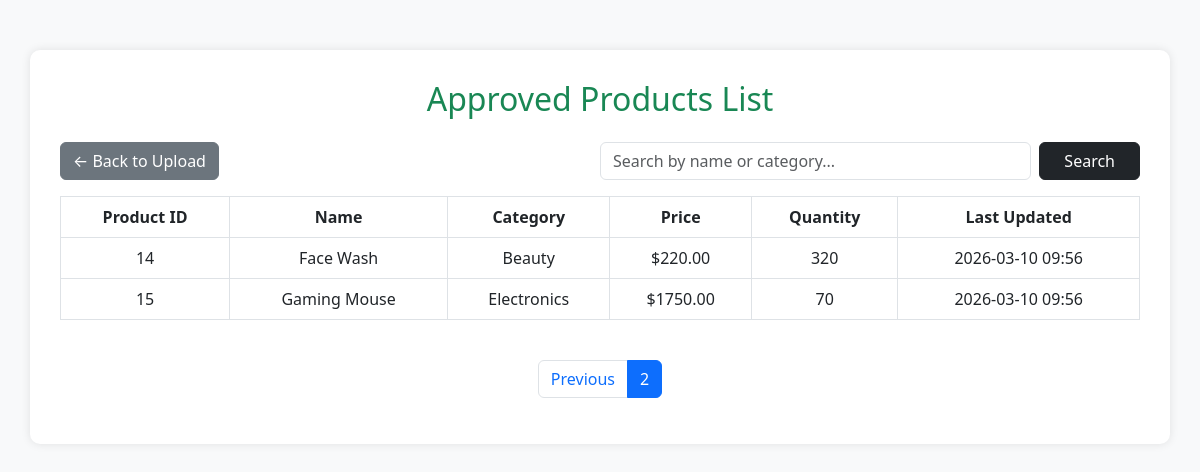
Screenshot of /approved/?page=2&q= with the database file from the repository.
### products/models.py (models this page shows, shortened)
class Product(models.Model):
    STATUS_CHOICES = [("Draft", "Draft"), ("Approved", "Approved")]
    product_id = models.IntegerField(unique=True)
    name = models.CharField(max_length=255)
    category = models.CharField(max_length=100)
    price = models.DecimalField(max_digits=10, decimal_places=2)
    quantity = models.IntegerField()
    last_updated = models.DateTimeField(auto_now=True)
    status = models.CharField(max_length=10, choices=STATUS_CHOICES, default="Draft")

### products/views.py (the view)
# urls.py: path('approved/', views.approved_products, name='approved_products'),
def approved_products(request):
    query = request.GET.get("q", "")
    products = Product.objects.filter(status="Approved").order_by("-last_updated")
    if query:
        products = products.filter(
            Q(name__icontains=query) | Q(category__icontains=query)
        )
    paginator = Paginator(products, 10)
    page_obj = paginator.get_page(request.GET.get("page"))
    return render(request, "products/approved.html", {"page_obj": page_obj})

### products/templates/products/approved.html (shortened to what this page needs)
<!DOCTYPE html>
<html lang="en">
<head>
    <link href="https://cdn.jsdelivr.net/npm/bootstrap@5.3.0/dist/css/bootstrap.min.css" rel="stylesheet">
</head>
<body>
<div class="container">
    <h2 class="mb-4 text-center text-success">Approved Products List</h2>
    <div class="d-flex justify-content-between mb-3">
        <a href="{% url 'upload_and_drafts' %}" class="btn btn-secondary">← Back to Upload</a>
        <form method="GET" class="d-flex w-50">
            <input type="text" name="q" class="form-control me-2" placeholder="Search by name or category..." value="{{ request.GET.q }}">
            <button type="submit" class="btn btn-dark px-4">Search</button>
        </form>
    </div>
    <div class="table-responsive">
        <table class="table table-bordered table-hover text-center align-middle">
            <thead>
                <tr>
                    <th>Product ID</th>
                    <th>Name</th>
                    <th>Category</th>
                    <th>Price</th>
                    <th>Quantity</th>
                    <th>Last Updated</th>
                </tr>
            </thead>
            <tbody>
                {% for p in page_obj %}
                <tr>
                    <td>{{ p.product_id }}</td>
                    <td>{{ p.name }}</td>
                    <td>{{ p.category }}</td>
                    <td>${{ p.price }}</td>
                    <td>{{ p.quantity }}</td>
                    <td>{{ p.last_updated|date:"Y-m-d H:i" }}</td>
                </tr>
                {% empty %}
                <tr><td colspan="6">No approved products found.</td></tr>
                {% endfor %}
            </tbody>
        </table>
    </div>
    <nav class="mt-4">
        <ul class="pagination justify-content-center">
            {% if page_obj.has_previous %}
                <li class="page-item"><a class="page-link" href="?page={{ page_obj.previous_page_number }}&q={{ request.GET.q }}">Previous</a></li>
            {% endif %}
            <li class="page-item active"><span class="page-link">{{ page_obj.number }}</span></li>
        </ul>
    </nav>
</div>
</body>
</html>

### products/templates/products/approved.html (style rules this page uses)
body { background-color: #f8f9fa; }
.container { background: white; padding: 30px; border-radius: 10px; box-shadow: 0 0 10px rgba(0,0,0,0.1); margin-top: 50px; }
.table thead { background-color: #198754; color: white; }

### rows the page displays
Product: product_id "14", name "Face Wash", category "Beauty", price "220.00", quantity "320", last_updated "2026-03-10 09:56"
Product: product_id "15", name "Gaming Mouse", category "Electronics", price "1750.00", quantity "70", last_updated "2026-03-10 09:56"

### other values shown
{{ page_obj.number }} "2"
